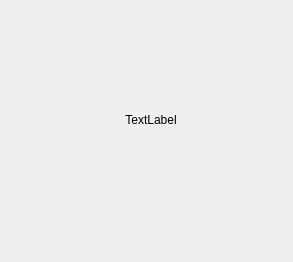
<?xml version="1.0" encoding="UTF-8"?>
<ui version="4.0">
 <class>WaitingWnd</class>
 <widget class="QWidget" name="WaitingWnd">
  <property name="windowModality">
   <enum>Qt::ApplicationModal</enum>
  </property>
  <property name="geometry">
   <rect>
    <x>0</x>
    <y>0</y>
    <width>293</width>
    <height>262</height>
   </rect>
  </property>
  <property name="windowTitle">
   <string>Form</string>
  </property>
  <layout class="QGridLayout" name="gridLayout_3">
   <item row="0" column="1">
    <spacer name="verticalSpacer">
     <property name="orientation">
      <enum>Qt::Vertical</enum>
     </property>
     <property name="sizeType">
      <enum>QSizePolicy::Expanding</enum>
     </property>
     <property name="sizeHint" stdset="0">
      <size>
       <width>20</width>
       <height>316</height>
      </size>
     </property>
    </spacer>
   </item>
   <item row="1" column="0">
    <spacer name="horizontalSpacer">
     <property name="orientation">
      <enum>Qt::Horizontal</enum>
     </property>
     <property name="sizeType">
      <enum>QSizePolicy::Expanding</enum>
     </property>
     <property name="sizeHint" stdset="0">
      <size>
       <width>495</width>
       <height>20</height>
      </size>
     </property>
    </spacer>
   </item>
   <item row="1" column="1">
    <widget class="QWidget" name="widget" native="true">
     <layout class="QGridLayout" name="gridLayout_2">
      <item row="0" column="0">
       <widget class="QWidget" name="widget_2" native="true">
        <layout class="QGridLayout" name="gridLayout">
         <item row="0" column="0">
          <widget class="QLabel" name="label_3">
           <property name="text">
            <string/>
           </property>
          </widget>
         </item>
         <item row="0" column="1">
          <widget class="QLabel" name="label">
           <property name="text">
            <string>TextLabel</string>
           </property>
           <property name="alignment">
            <set>Qt::AlignCenter</set>
           </property>
          </widget>
         </item>
         <item row="0" column="2">
          <widget class="QLabel" name="label_4">
           <property name="text">
            <string/>
           </property>
          </widget>
         </item>
        </layout>
       </widget>
      </item>
      <item row="1" column="0">
       <widget class="QLabel" name="label_2">
        <property name="font">
         <font>
          <family>Arial</family>
          <pointsize>10</pointsize>
          <weight>75</weight>
          <bold>true</bold>
         </font>
        </property>
        <property name="text">
         <string/>
        </property>
        <property name="alignment">
         <set>Qt::AlignCenter</set>
        </property>
       </widget>
      </item>
     </layout>
    </widget>
   </item>
   <item row="1" column="2">
    <spacer name="horizontalSpacer_2">
     <property name="orientation">
      <enum>Qt::Horizontal</enum>
     </property>
     <property name="sizeType">
      <enum>QSizePolicy::Expanding</enum>
     </property>
     <property name="sizeHint" stdset="0">
      <size>
       <width>485</width>
       <height>20</height>
      </size>
     </property>
    </spacer>
   </item>
   <item row="2" column="1">
    <spacer name="verticalSpacer_2">
     <property name="orientation">
      <enum>Qt::Vertical</enum>
     </property>
     <property name="sizeType">
      <enum>QSizePolicy::Expanding</enum>
     </property>
     <property name="sizeHint" stdset="0">
      <size>
       <width>20</width>
       <height>317</height>
      </size>
     </property>
    </spacer>
   </item>
  </layout>
 </widget>
 <resources/>
 <connections/>
</ui>
